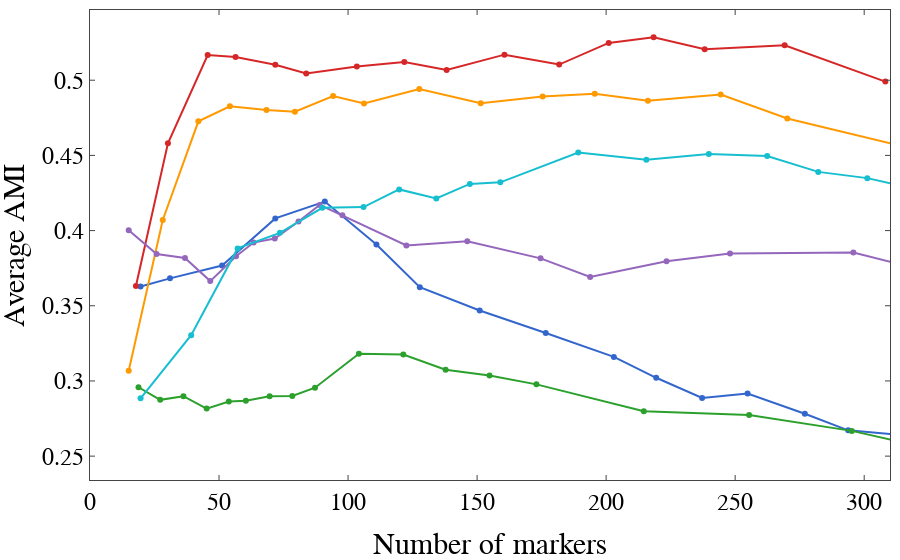

Notebook code for this chart:
### Code cell
iplot({'data': zhengAMI, 'layout': layout})

### Figure 1 — Plotly figure (JSON) as saved in the notebook; plotly's stock layout.template omitted (floating-point values rounded to 4 significant figures)
{"data": [{"mode": "lines+markers", "name": "RankCorr", "type": "scatter", "uid": "03fa9c1c-2a85-40d0-85b8-187bc4ab995f", "x": [19.6, 31, 51.2, 71.8, 91, 111, 127.8, 151, 176.6, 203, 219.4, 237.2, 254.8, 277, 293.8, 312], "y": [0.3628, 0.3682, 0.3767, 0.4081, 0.4193, 0.3907, 0.3623, 0.3468, 0.3319, 0.316, 0.3021, 0.2887, 0.2917, 0.2782, 0.2672, 0.2645]}, {"mode": "lines+markers", "name": "Wilcoxon", "type": "scatter", "uid": "223584ab-3271-4c6e-8133-c191d3810a2a", "x": [17.8, 30.2, 45.6, 56.4, 71.8, 83.8, 103.4, 121.8, 138.2, 160.6, 181.8, 201, 218.4, 238.2, 269.2, 308.2], "y": [0.3631, 0.458, 0.5167, 0.5154, 0.5103, 0.5045, 0.5092, 0.5122, 0.5069, 0.517, 0.5104, 0.5248, 0.5286, 0.5206, 0.5232, 0.4991]}, {"mode": "lines+markers", "name": "t-test", "type": "scatter", "uid": "bff5d879-5e8c-45c8-b70a-285704e88fda", "x": [15, 28.2, 42, 54.2, 68.4, 79.4, 94.2, 106.2, 127.6, 151.4, 175.4, 195.6, 216.2, 244.4, 270.2, 313.8], "y": [0.3068, 0.4071, 0.4727, 0.4827, 0.4802, 0.479, 0.4895, 0.4846, 0.4942, 0.4847, 0.4892, 0.491, 0.4864, 0.4905, 0.4746, 0.4566]}, {"mode": "lines+markers", "name": "Log. Reg.", "type": "scatter", "uid": "d16f34a4-d8db-41ce-b121-8ae0fe38b16a", "x": [18.8, 27.2, 36.2, 45.2, 53.8, 60.4, 69.6, 78.4, 87.2, 104.2, 121.4, 137.8, 154.8, 173, 214.6, 255.4, 295.2, 332.4], "y": [0.2958, 0.2874, 0.2898, 0.2816, 0.2864, 0.2868, 0.2898, 0.29, 0.2955, 0.3181, 0.3175, 0.3075, 0.3035, 0.2977, 0.2799, 0.2773, 0.2668, 0.2522]}, {"mode": "lines+markers", "name": "edgeR", "type": "scatter", "uid": "fdfc1e2b-d623-4bdf-bca1-40b5b482528f", "x": [15, 25.8, 36.8, 46.6, 56.6, 63.4, 71.6, 80.8, 89, 97.8, 122.6, 146.2, 174.6, 193.8, 223.4, 248, 295.8, 342.6], "y": [0.4002, 0.3844, 0.3818, 0.3664, 0.3829, 0.392, 0.3947, 0.406, 0.417, 0.4101, 0.3901, 0.3929, 0.3815, 0.3691, 0.3796, 0.3847, 0.3854, 0.3652]}, {"mode": "lines+markers", "name": "MAST", "type": "scatter", "uid": "9033f771-d85d-4b2d-b4c1-1d5c1d157115", "x": [19.6, 39.2, 57.2, 73.6, 90, 106, 119.8, 134.2, 147.2, 159, 189.2, 215.6, 239.8, 262.4, 282.2, 301.2, 322.2, 343.8], "y": [0.2885, 0.3304, 0.3881, 0.3985, 0.4151, 0.4156, 0.4274, 0.4214, 0.431, 0.4321, 0.4519, 0.4472, 0.4509, 0.4495, 0.439, 0.4349, 0.4267, 0.4288]}], "layout": {"colorway": ["#3366cc", "#d62728", "#ff9900", "#2ca02c", "#9467bd", "#17becf"], "font": {"family": "CMU Serif"}, "legend": {"font": {"color": "#000", "size": 22}}, "margin": {"l": 90, "r": 10, "t": 10}, "showlegend": false, "xaxis": {"mirror": "ticks", "range": [0, 310], "showgrid": false, "showline": true, "tickfont": {"color": "#000", "size": 24}, "ticks": "inside", "title": {"font": {"color": "#000", "size": 30}, "text": "Number of markers"}}, "yaxis": {"mirror": "ticks", "showgrid": false, "showline": true, "tickfont": {"color": "#000", "size": 24}, "ticks": "inside", "title": {"font": {"color": "#000", "size": 30}, "text": "Average AMI"}}}}
